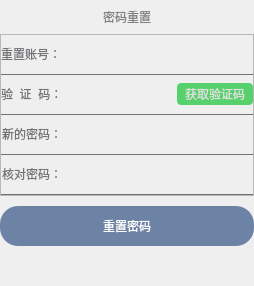
          <widget class="QWidget" name="page_resetPwd">
           <layout class="QVBoxLayout" name="verticalLayout_35">
            <property name="spacing">
             <number>0</number>
            </property>
            <property name="leftMargin">
             <number>0</number>
            </property>
            <property name="topMargin">
             <number>0</number>
            </property>
            <property name="rightMargin">
             <number>0</number>
            </property>
            <property name="bottomMargin">
             <number>0</number>
            </property>
            <item>
             <widget class="QPushButton" name="pushButton_fpwd_title">
              <property name="minimumSize">
               <size>
                <width>0</width>
                <height>34</height>
               </size>
              </property>
              <property name="maximumSize">
               <size>
                <width>16777215</width>
                <height>34</height>
               </size>
              </property>
              <property name="styleSheet">
               <string notr="true">QPushButton
{
border: none;
color: #7e7f81;
font: 75 11pt &quot;Microsoft YaHei UI&quot;;
background-color: transparent;
}</string>
              </property>
              <property name="text">
               <string>密码重置</string>
              </property>
             </widget>
            </item>
            <item>
             <layout class="QVBoxLayout" name="verticalLayout_34">
              <item>
               <widget class="QFrame" name="frame_fpwd">
                <property name="frameShape">
                 <enum>QFrame::StyledPanel</enum>
                </property>
                <property name="frameShadow">
                 <enum>QFrame::Raised</enum>
                </property>
                <layout class="QVBoxLayout" name="verticalLayout_31">
                 <property name="spacing">
                  <number>0</number>
                 </property>
                 <property name="leftMargin">
                  <number>0</number>
                 </property>
                 <property name="topMargin">
                  <number>0</number>
                 </property>
                 <property name="rightMargin">
                  <number>0</number>
                 </property>
                 <property name="bottomMargin">
                  <number>0</number>
                 </property>
                 <item>
                  <layout class="QVBoxLayout" name="verticalLayout_30">
                   <property name="spacing">
                    <number>0</number>
                   </property>
                   <item>
                    <widget class="QFrame" name="frame_fpwd_account">
                     <property name="minimumSize">
                      <size>
                       <width>0</width>
                       <height>40</height>
                      </size>
                     </property>
                     <property name="maximumSize">
                      <size>
                       <width>16777215</width>
                       <height>40</height>
                      </size>
                     </property>
                     <property name="styleSheet">
                      <string notr="true">QFrame
{
border: 0px solid rgba(58, 58, 65,0.7);
border-bottom-width: 1px;
}</string>
                     </property>
                     <property name="frameShape">
                      <enum>QFrame::StyledPanel</enum>
                     </property>
                     <property name="frameShadow">
                      <enum>QFrame::Raised</enum>
                     </property>
                     <layout class="QVBoxLayout" name="verticalLayout_32">
                      <property name="spacing">
                       <number>0</number>
                      </property>
                      <property name="leftMargin">
                       <number>0</number>
                      </property>
                      <property name="topMargin">
                       <number>0</number>
                      </property>
                      <property name="rightMargin">
                       <number>0</number>
                      </property>
                      <property name="bottomMargin">
                       <number>1</number>
                      </property>
                      <item>
                       <layout class="QHBoxLayout" name="horizontalLayout_13">
                        <item>
                         <widget class="QLabel" name="label">
                          <property name="minimumSize">
                           <size>
                            <width>65</width>
                            <height>30</height>
                           </size>
                          </property>
                          <property name="maximumSize">
                           <size>
                            <width>65</width>
                            <height>30</height>
                           </size>
                          </property>
                          <property name="styleSheet">
                           <string notr="true">QLabel
{
color: #717275;
border: none;
font: 75 10pt &quot;Microsoft YaHei UI&quot;;
}</string>
                          </property>
                          <property name="text">
                           <string>重置账号：</string>
                          </property>
                         </widget>
                        </item>
                        <item>
                         <widget class="QLineEdit" name="lineEdit_fpwd_account">
                          <property name="minimumSize">
                           <size>
                            <width>0</width>
                            <height>30</height>
                           </size>
                          </property>
                          <property name="maximumSize">
                           <size>
                            <width>16777215</width>
                            <height>30</height>
                           </size>
                          </property>
                          <property name="styleSheet">
                           <string notr="true">QLineEdit
{
border:  none;
color: white;
font: 75 10pt &quot;Microsoft YaHei UI&quot;;
padding-left: 5px;
background-color: transparent;
}

QLineEdit:hover
{

}

</string>
                          </property>
                         </widget>
                        </item>
                       </layout>
                      </item>
                     </layout>
                    </widget>
                   </item>
                   <item>
                    <widget class="QFrame" name="frame_fpwd_passwd">
                     <property name="minimumSize">
                      <size>
                       <width>0</width>
                       <height>40</height>
                      </size>
                     </property>
                     <property name="maximumSize">
                      <size>
                       <width>16777215</width>
                       <height>40</height>
                      </size>
                     </property>
                     <property name="styleSheet">
                      <string notr="true">QFrame
{
border: 0px solid rgba(58, 58, 65,0.7);
border-bottom-width: 1px;
}</string>
                     </property>
                     <property name="frameShape">
                      <enum>QFrame::StyledPanel</enum>
                     </property>
                     <property name="frameShadow">
                      <enum>QFrame::Raised</enum>
                     </property>
                     <layout class="QVBoxLayout" name="verticalLayout_33">
                      <property name="spacing">
                       <number>0</number>
                      </property>
                      <property name="leftMargin">
                       <number>0</number>
                      </property>
                      <property name="topMargin">
                       <number>0</number>
                      </property>
                      <property name="rightMargin">
                       <number>0</number>
                      </property>
                      <property name="bottomMargin">
                       <number>1</number>
                      </property>
                      <item>
                       <layout class="QHBoxLayout" name="horizontalLayout_14">
                        <item>
                         <widget class="QLabel" name="label_2">
                          <property name="minimumSize">
                           <size>
                            <width>65</width>
                            <height>30</height>
                           </size>
                          </property>
                          <property name="maximumSize">
                           <size>
                            <width>65</width>
                            <height>30</height>
                           </size>
                          </property>
                          <property name="styleSheet">
                           <string notr="true">QLabel
{
color: #717275;
border: none;
font: 75 10pt &quot;Microsoft YaHei UI&quot;;
}</string>
                          </property>
                          <property name="text">
                           <string>验  证  码：</string>
                          </property>
                         </widget>
                        </item>
                        <item>
                         <widget class="QLineEdit" name="lineEdit_fpwd_checkCode">
                          <property name="minimumSize">
                           <size>
                            <width>0</width>
                            <height>30</height>
                           </size>
                          </property>
                          <property name="maximumSize">
                           <size>
                            <width>16777215</width>
                            <height>30</height>
                           </size>
                          </property>
                          <property name="styleSheet">
                           <string notr="true">QLineEdit
{
border:  none;
color: white;
font: 75 10pt &quot;Microsoft YaHei UI&quot;;
padding-left: 5px;
background-color: transparent;
}

QLineEdit:hover
{

}

</string>
                          </property>
                         </widget>
                        </item>
                        <item>
                         <widget class="QPushButton" name="pushButton_fpwd_checkCode">
                          <property name="minimumSize">
                           <size>
                            <width>76</width>
                            <height>22</height>
                           </size>
                          </property>
                          <property name="maximumSize">
                           <size>
                            <width>76</width>
                            <height>22</height>
                           </size>
                          </property>
                          <property name="styleSheet">
                           <string notr="true">QPushButton
{
border: none;
color: #dfdfe0;
text-align: center;
padding-right:3px;
padding-left:3px;
border-radius: 4px;
background-color: rgba(21, 196, 52,0.7);
}

QPushButton:hover
{
color: white;
border-radius: 4px;
background-color: rgba(21, 196, 52,0.7);
}</string>
                          </property>
                          <property name="text">
                           <string>获取验证码</string>
                          </property>
                         </widget>
                        </item>
                       </layout>
                      </item>
                     </layout>
                    </widget>
                   </item>
                   <item>
                    <layout class="QVBoxLayout" name="verticalLayout_22">
                     <item>
                      <widget class="QFrame" name="frame_resetpwd1">
                       <property name="minimumSize">
                        <size>
                         <width>0</width>
                         <height>40</height>
                        </size>
                       </property>
                       <property name="maximumSize">
                        <size>
                         <width>16777215</width>
                         <height>40</height>
                        </size>
                       </property>
                       <property name="styleSheet">
                        <string notr="true">QFrame
{
border: 0px solid rgba(58, 58, 65,0.7);
border-bottom-width: 1px;
}</string>
                       </property>
                       <property name="frameShape">
                        <enum>QFrame::StyledPanel</enum>
                       </property>
                       <property name="frameShadow">
                        <enum>QFrame::Raised</enum>
                       </property>
                       <layout class="QHBoxLayout" name="horizontalLayout_16">
                        <property name="spacing">
                         <number>0</number>
                        </property>
                        <property name="leftMargin">
                         <number>1</number>
                        </property>
                        <property name="topMargin">
                         <number>1</number>
                        </property>
                        <property name="rightMargin">
                         <number>1</number>
                        </property>
                        <property name="bottomMargin">
                         <number>1</number>
                        </property>
                        <item>
                         <widget class="QLabel" name="label_newpwd">
                          <property name="minimumSize">
                           <size>
                            <width>65</width>
                            <height>30</height>
                           </size>
                          </property>
                          <property name="maximumSize">
                           <size>
                            <width>65</width>
                            <height>30</height>
                           </size>
                          </property>
                          <property name="styleSheet">
                           <string notr="true">QLabel
{
color: #717275;
border: none;
font: 75 10pt &quot;Microsoft YaHei UI&quot;;
}</string>
                          </property>
                          <property name="text">
                           <string>新的密码：</string>
                          </property>
                         </widget>
                        </item>
                        <item>
                         <widget class="QLineEdit" name="lineEdit_firstpwd">
                          <property name="minimumSize">
                           <size>
                            <width>0</width>
                            <height>30</height>
                           </size>
                          </property>
                          <property name="maximumSize">
                           <size>
                            <width>16777215</width>
                            <height>30</height>
                           </size>
                          </property>
                          <property name="styleSheet">
                           <string notr="true">QLineEdit
{
border:  none;
color: white;
font: 75 10pt &quot;Microsoft YaHei UI&quot;;
padding-left: 5px;
background-color: transparent;
}

QLineEdit:hover
{

}

</string>
                          </property>
                         </widget>
                        </item>
                       </layout>
                      </widget>
                     </item>
                     <item>
                      <widget class="QFrame" name="frame_resetpwd2">
                       <property name="minimumSize">
                        <size>
                         <width>0</width>
                         <height>40</height>
                        </size>
                       </property>
                       <property name="maximumSize">
                        <size>
                         <width>16777215</width>
                         <height>40</height>
                        </size>
                       </property>
                       <property name="styleSheet">
                        <string notr="true">QFrame
{
border: 0px solid rgba(58, 58, 65,0.7);
border-bottom-width: 1px;
}</string>
                       </property>
                       <property name="frameShape">
                        <enum>QFrame::StyledPanel</enum>
                       </property>
                       <property name="frameShadow">
                        <enum>QFrame::Raised</enum>
                       </property>
                       <layout class="QHBoxLayout" name="horizontalLayout_15">
                        <property name="spacing">
                         <number>0</number>
                        </property>
                        <property name="leftMargin">
                         <number>1</number>
                        </property>
                        <property name="topMargin">
                         <number>1</number>
                        </property>
                        <property name="rightMargin">
                         <number>1</number>
                        </property>
                        <property name="bottomMargin">
                         <number>1</number>
                        </property>
                        <item>
                         <widget class="QLabel" name="label_newpwd2">
                          <property name="minimumSize">
                           <size>
                            <width>65</width>
                            <height>30</height>
                           </size>
                          </property>
                          <property name="maximumSize">
                           <size>
                            <width>65</width>
                            <height>30</height>
                           </size>
                          </property>
                          <property name="styleSheet">
                           <string notr="true">QLabel
{
color: #717275;
border: none;
font: 75 10pt &quot;Microsoft YaHei UI&quot;;
}</string>
                          </property>
                          <property name="text">
                           <string>核对密码：</string>
                          </property>
                         </widget>
                        </item>
                        <item>
                         <widget class="QLineEdit" name="lineEdit_secondpwd">
                          <property name="minimumSize">
                           <size>
                            <width>0</width>
                            <height>30</height>
                           </size>
                          </property>
                          <property name="maximumSize">
                           <size>
                            <width>16777215</width>
                            <height>30</height>
                           </size>
                          </property>
                          <property name="styleSheet">
                           <string notr="true">QLineEdit
{
border:  none;
color: white;
font: 75 10pt &quot;Microsoft YaHei UI&quot;;
padding-left: 5px;
background-color: transparent;
}

QLineEdit:hover
{

}

</string>
                          </property>
                         </widget>
                        </item>
                       </layout>
                      </widget>
                     </item>
                    </layout>
                   </item>
                  </layout>
                 </item>
                </layout>
               </widget>
              </item>
              <item>
               <spacer name="verticalSpacer_9">
                <property name="orientation">
                 <enum>Qt::Vertical</enum>
                </property>
                <property name="sizeType">
                 <enum>QSizePolicy::Fixed</enum>
                </property>
                <property name="sizeHint" stdset="0">
                 <size>
                  <width>20</width>
                  <height>10</height>
                 </size>
                </property>
               </spacer>
              </item>
              <item>
               <widget class="QPushButton" name="pushButton_resetPwd">
                <property name="minimumSize">
                 <size>
                  <width>0</width>
                  <height>40</height>
                 </size>
                </property>
                <property name="maximumSize">
                 <size>
                  <width>16777215</width>
                  <height>40</height>
                 </size>
                </property>
                <property name="styleSheet">
                 <string notr="true">
QPushButton
{
color: white;
font: 75 12pt &quot;Microsoft YaHei UI&quot;;
border-radius: 18px;
background-color: rgba(53, 84, 135,0.7);
}

QPushButton:hover
{
color: #a4cc27;
border: 2px solid #a1a1ff;
background-color: rgba(53, 84, 135,0.9);
}

</string>
                </property>
                <property name="text">
                 <string>重置密码</string>
                </property>
               </widget>
              </item>
             </layout>
            </item>
            <item>
             <spacer name="verticalSpacer_4">
              <property name="orientation">
               <enum>Qt::Vertical</enum>
              </property>
              <property name="sizeHint" stdset="0">
               <size>
                <width>20</width>
                <height>40</height>
               </size>
              </property>
             </spacer>
            </item>
           </layout>
          </widget>
